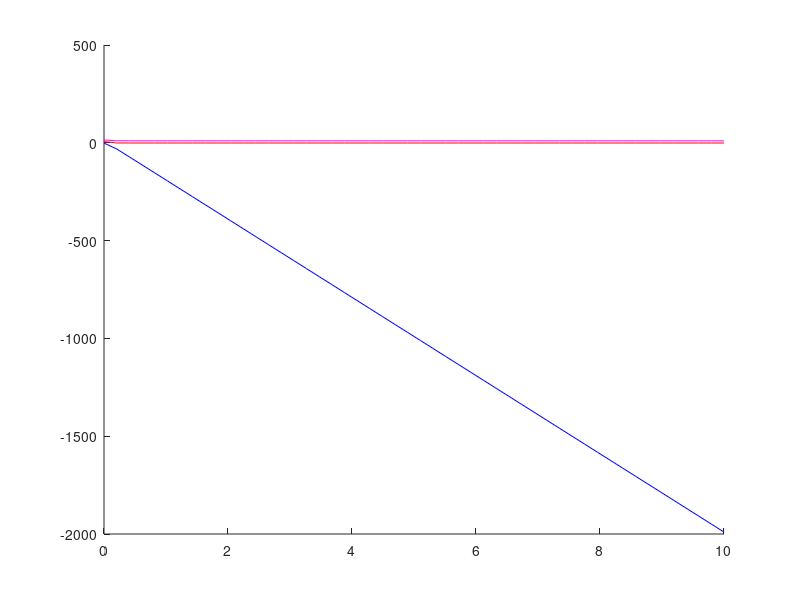
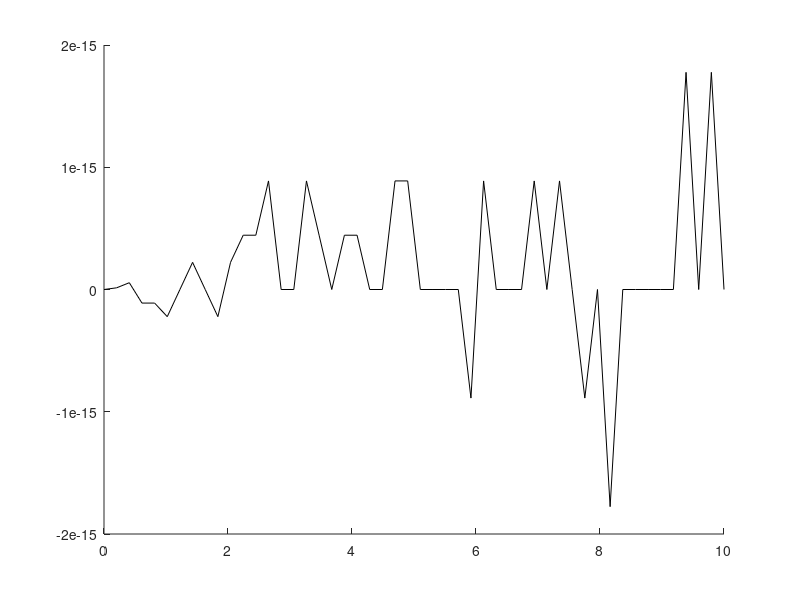

Here is the MATLAB script that generated these plots, in order:


r   = 0.06;
xmu = 0.05;
sig = 0.1;

ell1 = 1;
ell0 = ell1*r;

ell  = @(a) exp(-ell1./a).*ell0/ell1;
ellp = @(a) 1./a.^2.*exp(-ell1./a).*ell0;

xi = 10;
lambda = 0.10;

nd = 50;
dvec = linspace(0,10,nd);
gk1vec = NaN(1,nd);
gk2vec = NaN(1,nd);
gk3vec = NaN(1,nd);
fvec = NaN(1,nd);

for id=1:nd
    delt_ = dvec(id);
    akk = - sig^2/2;
    bkk =    xmu - delt_     + sig^2/2*(xi-1);
    ckk = - (xmu - delt_)*xi + sig^2/2 *xi + r + lambda - delt_ ;
    dkk = - (r   - delt_)*xi;
    
    t = (-1+sqrt(-3))/2;
    kk = [0 1 2];
    
    D0 = bkk.^2 - 3.*akk.*ckk;
    D1 = 2.*bkk.^3 - 9.*akk.*bkk.*ckk + 27.*akk.^2.*dkk;
    C = ((D1 + sqrt(D1.^2 - 4.*D0.^3))/2).^(1/3);
    
    gk = -1./(3*akk).*(bkk + t.^kk.*C + D0./(t.^kk.*C));
    
%     gam = sort(roots([akk bkk ckk dkk]),'descend');

    gk1vec(id) = gk(1);
    gk2vec(id) = gk(2);
    gk3vec(id) = gk(3);
    
    fvec(id) = sig^2/2*(xi-1) + xmu - delt_ - sig^2/2*(gk(1)+gk(2)+gk(3));
end

figure(1); clf(1); hold on;
plot(dvec,gk1vec,'m')
plot(dvec,gk2vec,'b')
plot(dvec,gk3vec,'r')

figure(2); clf(2); hold on;
plot(dvec,fvec,'k')

